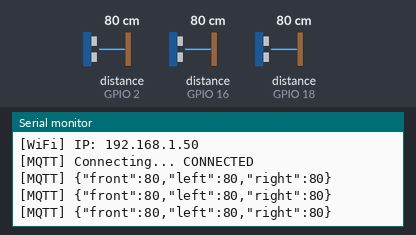
This sketch was run on a simulated ESP32. Shown: the last lines printed to the serial monitor. Wiring (inferred from the names in the program): 3 × ultrasonic range finder: trigger GPIO 4, echo GPIO 2 / trigger GPIO 5, echo GPIO 18 / trigger GPIO 17, echo GPIO 16. Inputs (shaded band) come from the test bench; at power-on: distance to the obstacle (sensors on GPIO 2, GPIO 16, GPIO 18) 80 cm. The echo pulse lasts 58.3 µs per cm; WiFi joins after 1.5 s; servers stay silent unless stated; random numbers use the default seed unless the sketch sets one; no MQTT or app messages arrive unless stated.

Above: at 4.2 s.
4.3 s: distance to the obstacle (sensor on GPIO 2) set to 2 cm
At 5.0 s:
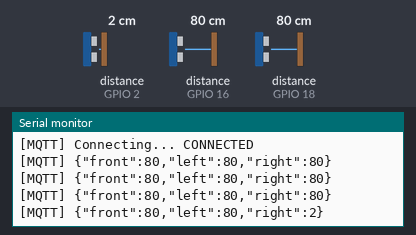
5.8 s: distance to the obstacle (sensor on GPIO 16) set to 2 cm
At 5.88 s:
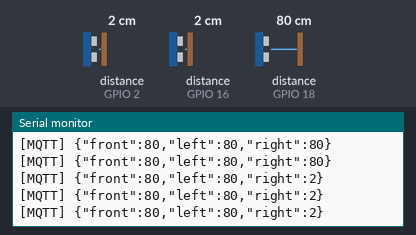
7.3 s: distance to the obstacle (sensor on GPIO 18) set to 2 cm
At 7.37 s:
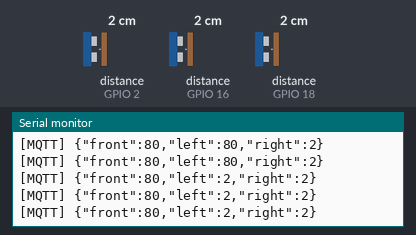
8.8 s: distance to the obstacle (sensor on GPIO 2) set to 4 cm
At 9.5 s:
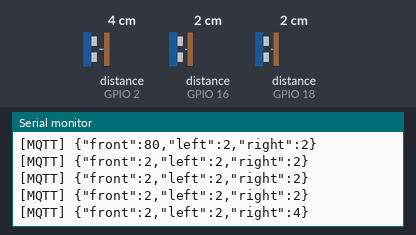
10.3 s: distance to the obstacle (sensor on GPIO 16) set to 4 cm
At 11.0 s:
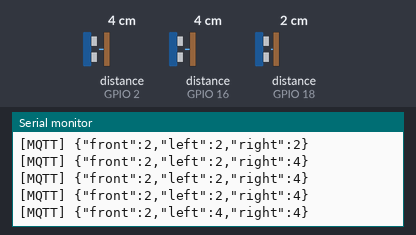
11.8 s: distance to the obstacle (sensor on GPIO 18) set to 4 cm
At 12.5 s:
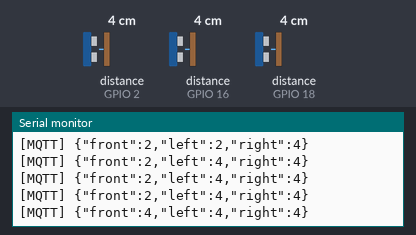
Timing chart, 0 to 14.3 s (numbered marks = the images above; inputs shaded):
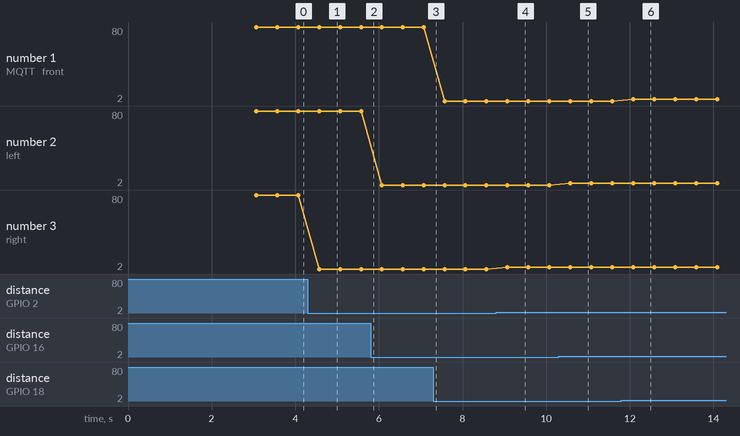

The sketch:

esp32.ino
```cpp
/************************************************************
 * Neerdrishti ESP32 – VERIFIED MQTT BASELINE
 * HiveMQ Cloud TLS (8883)
 ************************************************************/

#include <WiFi.h>
#include <WiFiClientSecure.h>
#include <PubSubClient.h>

/* ================= WIFI ================= */
const char* ssid1 = "Sarvadnya";
const char* pass1 = "air14535";
const char* ssid2 = "chimcham";
const char* pass2 = "123456789";

/* ================= MQTT (HiveMQ Cloud) ================= */
const char* mqttServer = "4d679eb8c29c4e029130d4045c0c1a2e.s1.eu.hivemq.cloud";
const int   mqttPort   = 8883;          // TLS MQTT
const char* mqttUser   = "neerdrishti";
const char* mqttPass   = "Neerdrishti123";
const char* topic      = "neerdrishti/sonar/map";

/* ================= SENSORS ================= */
#define TF 5
#define EF 18
#define TL 17
#define EL 16
#define TR 4
#define ER 2

WiFiClientSecure secureClient;
PubSubClient mqtt(secureClient);

unsigned long lastPublish = 0;

/* ================= DISTANCE ================= */
long readCM(int trig, int echo) {
  digitalWrite(trig, LOW);
  delayMicroseconds(2);
  digitalWrite(trig, HIGH);
  delayMicroseconds(10);
  digitalWrite(trig, LOW);

  long d = pulseIn(echo, HIGH, 30000);
  if (d == 0) return -1;
  return d / 58;
}

/* ================= WIFI ================= */
void connectWiFi() {
  Serial.println("[WiFi] Connecting...");

  WiFi.mode(WIFI_STA);
  WiFi.begin(ssid1, pass1);

  unsigned long start = millis();
  while (WiFi.status() != WL_CONNECTED && millis() - start < 8000) {
    delay(500);
    Serial.print(".");
  }

  if (WiFi.status() != WL_CONNECTED) {
    Serial.println("\n[WiFi] Fallback to hotspot");
    WiFi.begin(ssid2, pass2);
    while (WiFi.status() != WL_CONNECTED) {
      delay(500);
      Serial.print(".");
    }
  }

  Serial.println("\n[WiFi] CONNECTED");
  Serial.print("[WiFi] IP: ");
  Serial.println(WiFi.localIP());
}

/* ================= MQTT ================= */
void connectMQTT() {
  while (!mqtt.connected()) {
    Serial.print("[MQTT] Connecting... ");
    if (mqtt.connect("NeerdrishtiESP32", mqttUser, mqttPass)) {
      Serial.println("CONNECTED");
    } else {
      Serial.print("FAILED, rc=");
      Serial.println(mqtt.state());
      delay(3000);
    }
  }
}

/* ================= SETUP ================= */
void setup() {
  Serial.begin(115200);
  delay(1500);

  Serial.println("\n=== Neerdrishti ESP32 BOOT ===");

  pinMode(TF, OUTPUT); pinMode(EF, INPUT);
  pinMode(TL, OUTPUT); pinMode(EL, INPUT);
  pinMode(TR, OUTPUT); pinMode(ER, INPUT);

  connectWiFi();

  secureClient.setInsecure();  // TLS without CA (OK for HiveMQ Cloud)
  mqtt.setServer(mqttServer, mqttPort);
  connectMQTT();
}

/* ================= LOOP ================= */
void loop() {
  if (WiFi.status() != WL_CONNECTED) {
    Serial.println("[WiFi] LOST, reconnecting");
    connectWiFi();
  }

  if (!mqtt.connected()) {
    connectMQTT();
  }

  mqtt.loop();

  if (millis() - lastPublish > 500) {
    lastPublish = millis();

    long f = readCM(TF, EF);
    long l = readCM(TL, EL);
    long r = readCM(TR, ER);

    /* DEBUG FALLBACK */
    if (f <= 0) f = random(80, 150);
    if (l <= 0) l = random(80, 150);
    if (r <= 0) r = random(80, 150);

    char payload[128];
    snprintf(payload, sizeof(payload),
      "{\"front\":%ld,\"left\":%ld,\"right\":%ld}",
      f, l, r
    );

    mqtt.publish(topic, payload);
    Serial.print("[MQTT] ");
    Serial.println(payload);
  }
}
```

Measured:
- after the input at 4.3 s, the serial monitor: prints a new line after 0.27 s (image 1)
- after the input at 8.8 s, the serial monitor: prints a new line after 0.27 s (image 4)
- after the input at 10.3 s, the serial monitor: prints a new line after 0.28 s (image 5)
- after the input at 11.8 s, the serial monitor: prints a new line after 0.28 s (image 6)
- plotted number 3: 80 → 2 after the input at 4.3 s, 2 → 4 after the input at 8.8 s
